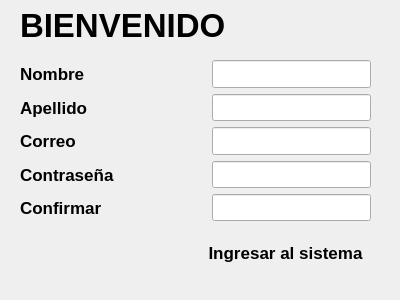
<?xml version="1.0" encoding="UTF-8"?>
<ui version="4.0">
 <class>MainWindow2</class>
 <widget class="QMainWindow" name="MainWindow2">
  <property name="geometry">
   <rect>
    <x>0</x>
    <y>0</y>
    <width>400</width>
    <height>300</height>
   </rect>
  </property>
  <property name="minimumSize">
   <size>
    <width>400</width>
    <height>300</height>
   </size>
  </property>
  <property name="maximumSize">
   <size>
    <width>400</width>
    <height>300</height>
   </size>
  </property>
  <property name="windowTitle">
   <string>Educación Física UO</string>
  </property>
  <property name="windowIcon">
   <iconset>
    <normaloff>:/icons/res/registro2.svg</normaloff>:/icons/res/registro2.svg</iconset>
  </property>
  <property name="styleSheet">
   <string notr="true">QPushButton 
{
	border-radius:5px;
	background-color: &quot;white&quot;;
}

QPushButton:hover { background-color: rgb(200,200,200)}

#centralwidget
{
border-image: url(:/images/fondo.jpg);
}</string>
  </property>
  <widget class="QWidget" name="centralwidget">
   <widget class="QLabel" name="label_7">
    <property name="geometry">
     <rect>
      <x>20</x>
      <y>10</y>
      <width>221</width>
      <height>31</height>
     </rect>
    </property>
    <property name="font">
     <font>
      <family>Arial</family>
      <pointsize>25</pointsize>
      <weight>75</weight>
      <bold>true</bold>
     </font>
    </property>
    <property name="text">
     <string>BIENVENIDO</string>
    </property>
   </widget>
   <widget class="QPushButton" name="pushButton">
    <property name="geometry">
     <rect>
      <x>200</x>
      <y>240</y>
      <width>171</width>
      <height>25</height>
     </rect>
    </property>
    <property name="maximumSize">
     <size>
      <width>400</width>
      <height>16777215</height>
     </size>
    </property>
    <property name="font">
     <font>
      <family>Arial</family>
      <pointsize>13</pointsize>
      <weight>75</weight>
      <bold>true</bold>
     </font>
    </property>
    <property name="text">
     <string>Ingresar al sistema</string>
    </property>
   </widget>
   <widget class="QWidget" name="verticalLayoutWidget">
    <property name="geometry">
     <rect>
      <x>20</x>
      <y>60</y>
      <width>351</width>
      <height>161</height>
     </rect>
    </property>
    <layout class="QVBoxLayout" name="verticalLayout">
     <item>
      <layout class="QHBoxLayout" name="horizontalLayout">
       <item>
        <widget class="QLabel" name="label">
         <property name="font">
          <font>
           <family>Arial</family>
           <pointsize>13</pointsize>
           <weight>75</weight>
           <bold>true</bold>
          </font>
         </property>
         <property name="text">
          <string>Nombre</string>
         </property>
        </widget>
       </item>
       <item>
        <spacer name="horizontalSpacer_4">
         <property name="orientation">
          <enum>Qt::Horizontal</enum>
         </property>
         <property name="sizeHint" stdset="0">
          <size>
           <width>40</width>
           <height>20</height>
          </size>
         </property>
        </spacer>
       </item>
       <item>
        <widget class="QLineEdit" name="lineEdit">
         <property name="font">
          <font>
           <family>Arial</family>
           <pointsize>13</pointsize>
           <weight>75</weight>
           <bold>true</bold>
          </font>
         </property>
        </widget>
       </item>
      </layout>
     </item>
     <item>
      <layout class="QHBoxLayout" name="horizontalLayout_2">
       <item>
        <widget class="QLabel" name="label_2">
         <property name="font">
          <font>
           <family>Arial</family>
           <pointsize>13</pointsize>
           <weight>75</weight>
           <bold>true</bold>
          </font>
         </property>
         <property name="text">
          <string>Apellido</string>
         </property>
        </widget>
       </item>
       <item>
        <spacer name="horizontalSpacer_3">
         <property name="orientation">
          <enum>Qt::Horizontal</enum>
         </property>
         <property name="sizeType">
          <enum>QSizePolicy::Expanding</enum>
         </property>
         <property name="sizeHint" stdset="0">
          <size>
           <width>20</width>
           <height>20</height>
          </size>
         </property>
        </spacer>
       </item>
       <item>
        <widget class="QLineEdit" name="lineEdit_2">
         <property name="font">
          <font>
           <family>Arial</family>
           <pointsize>13</pointsize>
           <weight>75</weight>
           <bold>true</bold>
          </font>
         </property>
        </widget>
       </item>
      </layout>
     </item>
     <item>
      <layout class="QHBoxLayout" name="horizontalLayout_4">
       <item>
        <widget class="QLabel" name="label_4">
         <property name="font">
          <font>
           <family>Arial</family>
           <pointsize>13</pointsize>
           <weight>75</weight>
           <bold>true</bold>
          </font>
         </property>
         <property name="text">
          <string>Correo</string>
         </property>
        </widget>
       </item>
       <item>
        <spacer name="horizontalSpacer_5">
         <property name="orientation">
          <enum>Qt::Horizontal</enum>
         </property>
         <property name="sizeHint" stdset="0">
          <size>
           <width>40</width>
           <height>20</height>
          </size>
         </property>
        </spacer>
       </item>
       <item>
        <widget class="QLineEdit" name="lineEdit_5">
         <property name="font">
          <font>
           <family>Arial</family>
           <pointsize>13</pointsize>
           <weight>75</weight>
           <bold>true</bold>
          </font>
         </property>
         <property name="echoMode">
          <enum>QLineEdit::Normal</enum>
         </property>
        </widget>
       </item>
      </layout>
     </item>
     <item>
      <layout class="QHBoxLayout" name="horizontalLayout_3">
       <item>
        <widget class="QLabel" name="label_3">
         <property name="font">
          <font>
           <family>Arial</family>
           <pointsize>13</pointsize>
           <weight>75</weight>
           <bold>true</bold>
          </font>
         </property>
         <property name="text">
          <string>Contraseña</string>
         </property>
        </widget>
       </item>
       <item>
        <spacer name="horizontalSpacer">
         <property name="orientation">
          <enum>Qt::Horizontal</enum>
         </property>
         <property name="sizeHint" stdset="0">
          <size>
           <width>40</width>
           <height>20</height>
          </size>
         </property>
        </spacer>
       </item>
       <item>
        <widget class="QLineEdit" name="lineEdit_3">
         <property name="font">
          <font>
           <family>Arial</family>
           <pointsize>13</pointsize>
           <weight>75</weight>
           <bold>true</bold>
          </font>
         </property>
         <property name="echoMode">
          <enum>QLineEdit::Password</enum>
         </property>
        </widget>
       </item>
      </layout>
     </item>
     <item>
      <layout class="QHBoxLayout" name="horizontalLayout_5">
       <item>
        <widget class="QLabel" name="label_5">
         <property name="font">
          <font>
           <family>Arial</family>
           <pointsize>13</pointsize>
           <weight>75</weight>
           <bold>true</bold>
          </font>
         </property>
         <property name="text">
          <string>Confirmar</string>
         </property>
        </widget>
       </item>
       <item>
        <spacer name="horizontalSpacer_2">
         <property name="orientation">
          <enum>Qt::Horizontal</enum>
         </property>
         <property name="sizeHint" stdset="0">
          <size>
           <width>40</width>
           <height>20</height>
          </size>
         </property>
        </spacer>
       </item>
       <item>
        <widget class="QLineEdit" name="lineEdit_4">
         <property name="font">
          <font>
           <family>Arial</family>
           <pointsize>13</pointsize>
           <weight>75</weight>
           <bold>true</bold>
          </font>
         </property>
         <property name="echoMode">
          <enum>QLineEdit::Password</enum>
         </property>
        </widget>
       </item>
      </layout>
     </item>
    </layout>
   </widget>
  </widget>
  <widget class="QMenuBar" name="menubar">
   <property name="geometry">
    <rect>
     <x>0</x>
     <y>0</y>
     <width>400</width>
     <height>21</height>
    </rect>
   </property>
  </widget>
 </widget>
 <tabstops>
  <tabstop>lineEdit</tabstop>
  <tabstop>lineEdit_2</tabstop>
  <tabstop>lineEdit_5</tabstop>
  <tabstop>lineEdit_3</tabstop>
  <tabstop>lineEdit_4</tabstop>
  <tabstop>pushButton</tabstop>
 </tabstops>
 <resources/>
 <connections/>
</ui>
